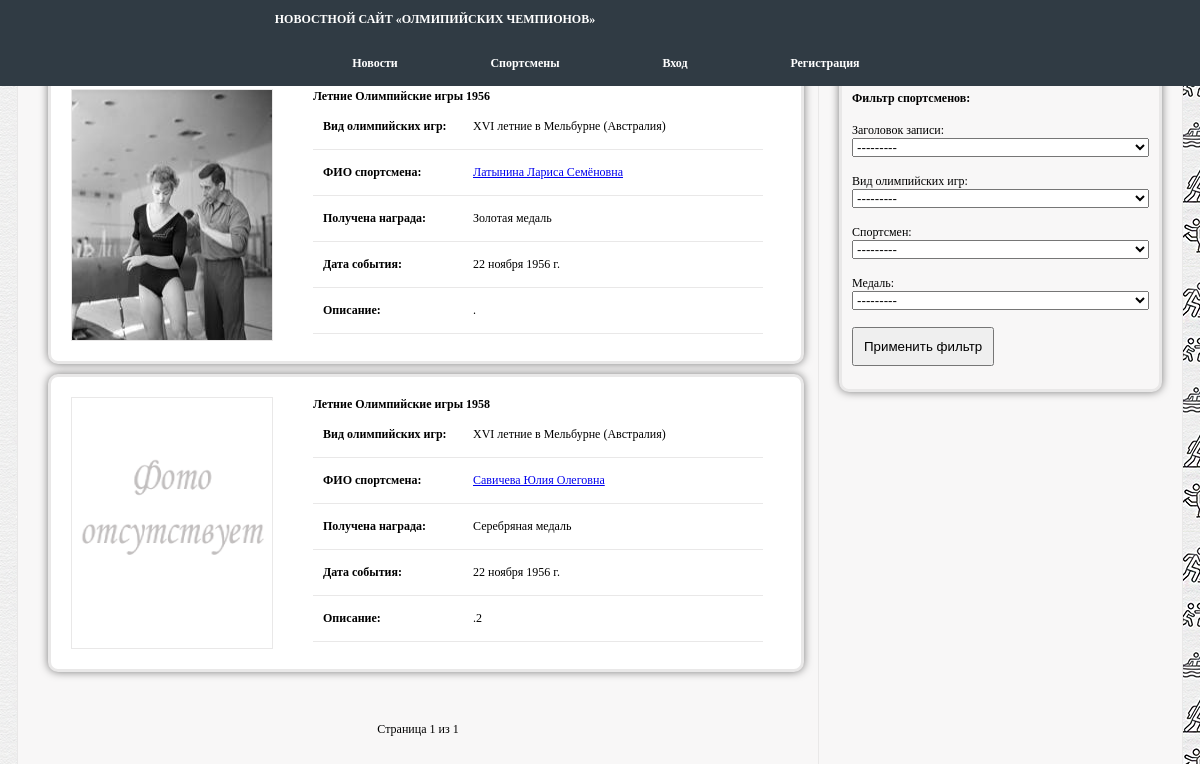
Before: /news/ with the older database file.
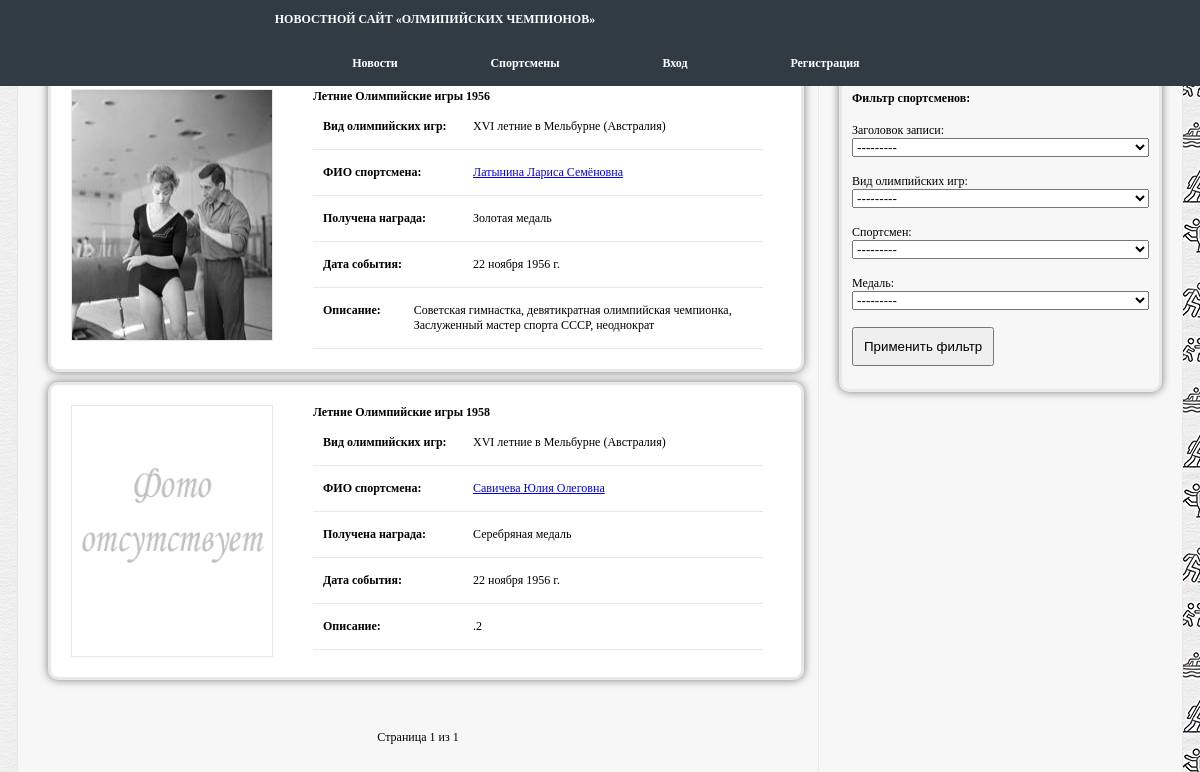
After: the same page with the newer database file.
### app/olimp/models.py (models this page shows, shortened)
class Stand(models.Model):
    stand_name = models.CharField(
        max_length=40,
        verbose_name="Заголовок записи",
        null=False,
        blank=False,
    )
    stand_description = models.TextField(
        verbose_name="Описание записи",
        max_length=100,
        null=False,
        blank=False,
    )
    sportsman_id = models.ForeignKey(
        "Sportsman",
        on_delete=models.CASCADE,
        related_name="Sportsman_Stand",
        verbose_name="Спортсмен",
        null=False,
        blank=False,
    )
    view_olimp_id = models.ForeignKey(
        "ViewOlimp",
        on_delete=models.CASCADE,
        related_name="ViewOlimp_Stand",
        verbose_name="Вид олимпийских игр",
        null=False,
        blank=False,
    )
    medal_id = models.ForeignKey(
        "Medal",
        on_delete=models.CASCADE,
        related_name="Medal_Stand",
        verbose_name="Медаль",
        null=False,
        blank=False,
    )
    date_event = models.DateField(
        verbose_name="Дата олимпиады",
        null=True,
        blank=False,
    )
    stand_is_visible = models.BooleanField(
        default=False,
        verbose_name="Скрытая запись",
        null=True,
        blank=True,
    )
    def __str__(self):
        return self.stand_name
    class Meta:
        verbose_name = "СТЕНД"
        verbose_name_plural = "СТЕНД"

class Sportsman(models.Model):
    sportsman_name = models.CharField(
        max_length=50,
        verbose_name="ФИО спортсмена",
        null=False,
        blank=False,
    )
    sportsman_country = models.CharField(
        max_length=30,
        verbose_name="Страна",
        null=False,
        blank=False,
    )
    sportsman_birthday = models.DateField(
        max_length=8,
        verbose_name="Дата рождения",
        null=False,
        blank=False,
    )
    sportsman_biogrpahy = models.TextField(
        verbose_name="Биография",
        null=True,
        blank=True,
    )
    view_sports_id = models.ForeignKey(
        "ViewSports",
        on_delete=models.CASCADE,
        related_name="ViewSports_Sportsman",
        verbose_name="Вид спорта",
        null=False,
        blank=False,
    )
    trener_id = models.ForeignKey(
        "Trener",
        on_delete=models.CASCADE,
        related_name="Trener_Sportsman",
        verbose_name="Тренер",
        null=False,
        blank=False,
    )
    sportsman_img = models.ImageField(
        upload_to="media/sportsman/%y/%m/%d/",
        default="media/default.png",
        verbose_name="Загрузить фото",
        null=False,
        blank=True,
    )
    sportsman_is_visible = models.BooleanField(
        default=False,
        verbose_name="Скрытая запись",
        null=True,
        blank=True,
    )
    def __str__(self):
        return self.sportsman_name
    class Meta:
        verbose_name = "СПОРТСМЕНА"
        verbose_name_plural = "СПОРТСМЕНЫ"

class ViewOlimp(models.Model):
    view_olimp_name = models.CharField(
        max_length=50,
        verbose_name="Наименование олимпийских игр",
        null=False,
        blank=False,
    )
    view_olimp_is_visible = models.BooleanField(
        default=False,
        verbose_name="Скрытая запись",
        null=True,
        blank=True,
    )
    def __str__(self):
        return self.view_olimp_name
    class Meta:
        verbose_name = "ВИД ОЛИМПИЙСКИХ ИГР"
        verbose_name_plural = "ВИДЫ ОЛИМПИЙСКИХ ИГР"

class Medal(models.Model):
    medal_name = models.CharField(
        max_length=20,
        verbose_name="Вид медали",
        null=False,
        blank=False,
    )
    medal_is_visible = models.BooleanField(
        default=False,
        verbose_name="Скрытая запись",
        null=True,
        blank=True,
    )
    def __str__(self):
        return self.medal_name
    class Meta:
        verbose_name = "МЕДАЛЬ"
        verbose_name_plural = "МЕДАЛИ"

### app/olimp/views.py (the view)
# urls.py: path('', StandList.as_view(), name='stand_list_view'),
class StandList(FilterView):
    model = Stand
    filterset_class = StandFilter
    context_object_name = "stands"
    template_name = "stand/stand_list.html"
    paginate_by = settings.OBJECTS_ON_PAGE
    def get_context_data(self, **kwargs):
        context = super().get_context_data(**kwargs)
        context["stands"] = self.queryset
        context["title"] = "Новостной сайт «Олмипийские чемпионы»"
        return context
    def get_queryset(self):
        return Stand.objects.filter(stand_is_visible=False)

### app/olimp/templates/stand/stand_list.html
{% extends 'stand/base_stand_list.html' %}

### templates/stand/base_stand_list.html (shortened to what this page needs)
{% load static %}
{% include "../inc/_header.html" %}
<div class="wrapper">
    <div class="field">
        <div class="field_news">
            <div class="news">
                {% for stand in page_obj %}
            <div class="redcords">
                <div class="photo_news">
                   <img src="/media/{{ stand.sportsman_id.sportsman_img }}">
                </div>
                <div class="items_news">
                    <strong>{{ stand.stand_name }}</strong><br>
                      <div  class="title_info_sportsman">
                           <div class="desc_info_sportsman">
                               <strong>Вид олимпийских игр: </strong>
                           </div>
                          <div>{{ stand.view_olimp_id.view_olimp_name }}</div>
                      </div>
                      <div  class="title_info_sportsman">
                           <div class="desc_info_sportsman">
                               <strong>ФИО спортсмена: </strong>
                           </div>
                          <div><a href="/news/{{ stand.id }}">{{stand.sportsman_id}}</a></div>
                      </div>
                      <div  class="title_info_sportsman">
                           <div class="desc_info_sportsman">
                               <strong>Получена награда: </strong>
                           </div>
                          <div>{{ stand.medal_id }}</div>
                      </div>
                      <div  class="title_info_sportsman">
                           <div class="desc_info_sportsman">
                               <strong>Дата события:  </strong>
                           </div>
                          <div>{{ stand.date_event }}</div>
                      </div>
                        <div  class="title_info_sportsman">
                            <div class="desc_info_sportsman">
                               <strong>Описание:  </strong>
                           </div>
                           <div style="white-space: pre-line;" >{{stand.stand_description }}</div>
                          </div>
            </div>
        </div>
            {% endfor %}
            </div>
            <div class="pagin">
            <span> Страница {{ page_obj.number }} из {{ page_obj.paginator.num_pages }} </span>
            </div>
        </div>
        <div class="news right-panel">
            <div>
                <form method="get" class="setup_centr">
                    <p><strong>Фильтр спортсменов: </strong></p>
                    {{ filter.form.as_p }}
                    <button type="submit" Class="btn">Применить фильтр</button>
                 </form>
            </div>
        </div>
    </div>
</div>
{% include "../inc/_footer.html" %}
{% include "../inc/_footer.html" %}

Changed rows visible on the page:
changed Stand "Латынина Лариса Семёновна": stand_description "." → "Советская гимнастка, девятикратная олимпийская чемпионка, Заслуженный мастер спорта СССР, неоднократ"
